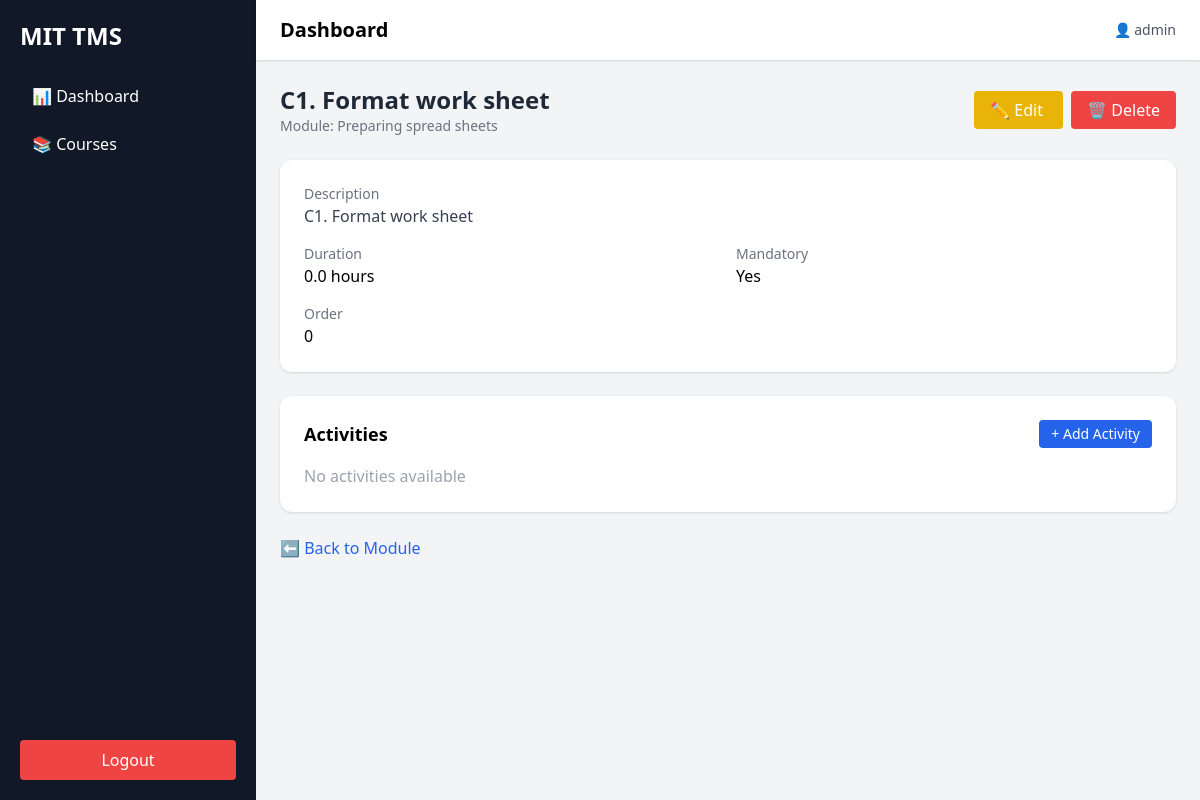
The app's page /app/courses/tasks/22/ (signed in) with its own data.
### apps/courses/models.py (models this page shows, shortened)
class Task(models.Model):
    module = models.ForeignKey(Module, on_delete=models.CASCADE, related_name='tasks')
    unit = models.ForeignKey(Unit, on_delete=models.SET_NULL, null=True, blank=True)
    title = models.CharField(max_length=255)
    description = models.TextField()
    duration_hours = models.FloatField()
    is_mandatory = models.BooleanField(default=True)
    order = models.IntegerField(default=0)
    class Meta:
        ordering = ['order']

class Module(models.Model):
    MODULE_TYPE_CHOICES = [
        ('CORE', 'Core Module'),
        ('ELECTIVE', 'Elective Module'),
        ('BASIC', 'Basic Module'),
    ]
    course = models.ForeignKey(
        'Course',
        on_delete=models.CASCADE,
        related_name='modules'
    )
    code = models.CharField(max_length=20)
    title = models.CharField(max_length=255)
    description = models.TextField(blank=True)
    module_type = models.CharField(max_length=20, choices=MODULE_TYPE_CHOICES)
    total_hours = models.FloatField(default=0)
    theory_hours = models.FloatField(default=0)
    practical_hours = models.FloatField(default=0)
    learning_outcomes = models.TextField(
        help_text="Write outcomes as bullet points"
    )
    theory_content = models.TextField(blank=True)
    practical_content = models.TextField(blank=True)
    teaching_methods = models.TextField(blank=True)
    assessment_methods = models.TextField(blank=True)
    order = models.PositiveIntegerField(default=0)
    created_at = models.DateTimeField(auto_now_add=True)
    class Meta:
        ordering = ['order', 'code']

### apps/courses/views.py (the view)
# urls.py: path('tasks/<int:pk>/', TaskDetailView.as_view(), name='task_detail'),
class TaskDetailView(LoginRequiredMixin, DetailView):
    model = Task
    template_name = "courses/task_detail.html"
    context_object_name = "task"

### templates/courses/task_detail.html
{% extends 'base.html' %}
{% block content %}
<div class="max-w-5xl mx-auto">
    <div class="flex justify-between items-center mb-6">
        <div>
            <h2 class="text-2xl font-bold text-gray-800">{{ task.title }}</h2>
            <p class="text-sm text-gray-500">
                Module: {{ task.module.title }}
            </p>
        </div>
        <div class="space-x-2">
            <a href="{% url 'task_update' task.pk %}"
               class="bg-yellow-500 text-white px-4 py-2 rounded hover:bg-yellow-600">
                ✏️ Edit
            </a>
            <a href="{% url 'task_delete' task.pk %}"
               class="bg-red-500 text-white px-4 py-2 rounded hover:bg-red-600">
                🗑 Delete
            </a>
        </div>
    </div>
    <div class="bg-white shadow rounded-xl p-6 space-y-4 mb-6">
        <div>
            <p class="text-sm text-gray-500">Description</p>
            <p class="text-gray-700">
                {{ task.description|default:"-" }}
            </p>
        </div>
        <div class="grid grid-cols-2 gap-4">
            <div>
                <p class="text-sm text-gray-500">Duration</p>
                <p class="font-medium">{{ task.duration_hours }} hours</p>
            </div>
            <div>
                <p class="text-sm text-gray-500">Mandatory</p>
                <p class="font-medium">
                    {% if task.is_mandatory %}Yes{% else %}No{% endif %}
                </p>
            </div>
            <div>
                <p class="text-sm text-gray-500">Order</p>
                <p class="font-medium">{{ task.order }}</p>
            </div>
        </div>
    </div>
    <div class="bg-white shadow rounded-xl p-6 mb-6">
        <div class="flex justify-between items-center mb-4">
            <h3 class="text-lg font-semibold">Activities</h3>
            <a href="#"
               class="bg-blue-600 text-white px-3 py-1 rounded text-sm">
               + Add Activity
            </a>
        </div>
        {% if task.activities.all %}
            {% for activity in task.activities.all %}
                <div class="border-b py-2">
                    <p class="font-medium">{{ activity.title }}</p>
                    <p class="text-sm text-gray-500">
                        {{ activity.duration_minutes }} mins
                    </p>
                </div>
            {% endfor %}
        {% else %}
            <p class="text-gray-400">No activities available</p>
        {% endif %}
    </div>
    <div>
        <a href="{% url 'module_detail' task.module.pk %}"
           class="text-blue-600 hover:underline">
            ⬅ Back to Module
        </a>
    </div>
</div>
{% endblock %}

### templates/base.html (shortened to what this page needs)
{% load static %}
<!DOCTYPE html>
<html lang="en">
<head>
    <script src="https://cdn.tailwindcss.com"></script>
</head>
<body class="bg-gray-100">
<div class="flex min-h-screen">
    <aside class="w-64 bg-gray-900 text-white p-5 flex flex-col">
        <h2 class="text-2xl font-bold mb-6">MIT TMS</h2>
        <nav class="space-y-2 flex-1">
            <a href="{% url 'dashboard' %}"
               class="block px-3 py-2 rounded hover:bg-gray-700">
                📊 Dashboard
            </a>
            <a href="{% url 'course_list' %}"
               class="block px-3 py-2 rounded hover:bg-gray-700">
                📚 Courses
            </a>
        </nav>
        <form method="post" action="{% url 'logout' %}">
            <button class="w-full bg-red-500 py-2 rounded hover:bg-red-600">
                Logout
            </button>
        </form>
    </aside>
    <div class="flex-1 flex flex-col">
        <header class="bg-white shadow px-6 py-4 flex justify-between items-center">
            <h1 class="text-xl font-semibold">
                {% block page_title %}Dashboard{% endblock %}
            </h1>
            <div class="text-sm text-gray-600">
                👤 {{ request.user.username }}
            </div>
        </header>
        <main class="p-6">
            {% block content %}
            {% endblock %}
        </main>
    </div>
</div>
</body>
</html>

### records on screen
Task: title "C1. Format work sheet", module "Preparing spread sheets", description "C1. Format work sheet", duration_hours "0.0", order "0"

### other values on screen
{{ request.user.username }} "admin"
